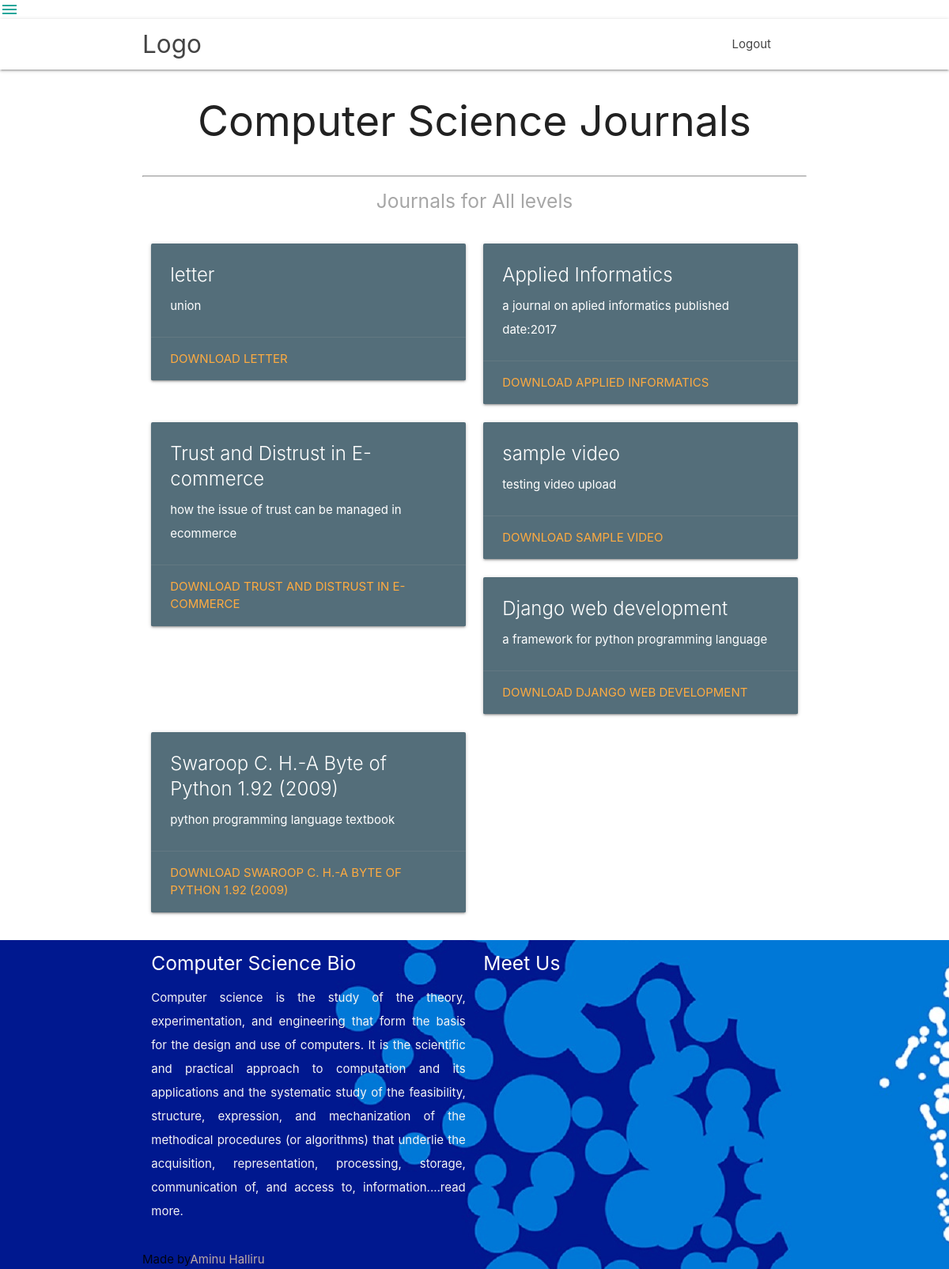
/journals.php (signed in), run on the app's committed database.
### tables this page shows
CREATE TABLE `materials` (
  `id` int(10) NOT NULL,
  `name` varchar(100) NOT NULL,
  `for_level` varchar(30) NOT NULL,
  `category` varchar(30) NOT NULL,
  `image` text NOT NULL,
  `description` text NOT NULL,
  `path` varchar(200) NOT NULL
);

### journals.php (the view, shortened to what this page needs)
<?php
include 'head.php';
include 'db/connection.php';
?>
<body>
<?php
include 'sidenav.php';
$level = "all";
$sql  = mysqli_query($con, "SELECT * FROM materials where for_level = '$level' ");
?>
<div class="container">
  <div align="center" style="margin-bottom: 40px;"><h2>Computer Science Journals</h2></div>
  <hr>
  <div class="row">
  	<h5 style="opacity: 0.4" align="center">Journals for All levels</h5>
  	<br>
  	<?php while($row = mysqli_fetch_array($sql)) { ?>
  		<div class="col s12 m6">
      <div class="card blue-grey darken-1">
        <div class="card-content white-text">
          <span class="card-title"><?php echo $row['name']?> </span>
          <p><?php echo $row['description'] ?></p>
        </div>
        <div class="card-action">
          <a href="#">download <?php echo $row['name']; ?></a>
        </div>
      </div>
	</div>
   	<?php } ?>
  </div>
</div>
<?php
	include 'footer.php';
?>

### head.php (shortened to what this page needs)
<!DOCTYPE html>
<html lang="en">
<head>
  <link href="css/materialize.css" type="text/css" rel="stylesheet" media="screen,projection"/>
  <link href="css/style.css" type="text/css" rel="stylesheet" media="screen,projection"/>
</head>

### sidenav.php (shortened to what this page needs)
<a href="#" data-target="slide-out" class="sidenav-trigger"><i class="material-icons">menu</i></a>
<nav class="white" role="navigation">
  <div class="nav-wrapper container">
    <a id="logo-container" href="index.php" class="brand-logo">Logo</a>
    <ul class="right hide-on-med-and-down">
      <?php if(!empty($_SESSION['logged'] )): ?>
        <li><a href="logout.php">Logout</a></li>
        <?php else: ?>
          <a href="" class="sidenav-trigger" data-target="slide-out"><li>Sign in</li></a>
      <?php endif ?>
    </ul>
  </div>
</nav>

### footer.php (shortened to what this page needs)
  <footer  style="background: url('img/blue.jpg') center;">
    <div class="container">
      <div class="row">
        <div class="col l6 s12">
          <h5 class="white-text">Computer Science Bio</h5>
          <p class="grey-text text-lighten-4" style="text-align: justify;">Computer science is the study of the theory, experimentation, and engineering that form the basis for the design and use of computers. It is the scientific and practical approach to computation and its applications and the systematic study of the feasibility, structure, expression, and mechanization of the methodical procedures (or algorithms) that underlie the acquisition, representation, processing, storage, communication of, and access to, information....read more.</p>
        </div>
        <div style="background: " class="col l6 s12">
          <h5 class="white-text">Meet Us</h5>
          <iframe src="https://www.google.com/maps/embed?pb=!1m18!1m12!1m3!1d62508.60050868099!2d9.352312954233298!3d11.70945561539441!2m3!1f0!2f0!3f0!3m2!1i1024!2i768!4f13.1!3m3!1m2!1s0x11abf020b0ebc241%3A0x183e1b6798e141cd!2sFederal+University+Dutse!5e0!3m2!1sen!2sng!4v1529368191616" width="600" height="200" frameborder="0" style="border:0" allowfullscreen></iframe>
        </div>
       </div>
    </div>
    <div class="footer-copyright">
      <div class="container">
      Made by<a class="brown-text text-lighten-3" href="#">Aminu Halliru</a>
      </div>
    </div>
  </footer>
  </body>
</html>

### css/style.css (style rules this page uses)
nav ul a, nav .brand-logo { color: #444; }
p { line-height: 2rem; }
.sidenav-trigger { color: #26a69a; }

### data on the page
materials: name "letter", description "union", name "LETTER"
materials: name "Applied Informatics", description "a journal on aplied informatics published date:2017", name "APPLIED INFORMATICS"
materials: name "Trust and Distrust in E-commerce", description "how the issue of trust can be managed in ecommerce", name "TRUST AND DISTRUST IN E-COMMERCE"
materials: name "sample video", description "testing video upload", name "SAMPLE VIDEO"
materials: name "Django web development", description "a framework for python programming language", name "DJANGO WEB DEVELOPMENT"
materials: name "Swaroop C. H.-A Byte of Python 1.92 (2009)", description "python programming language textbook", name "SWAROOP C. H.-A BYTE OF PYTHON 1.92 (2009)"
